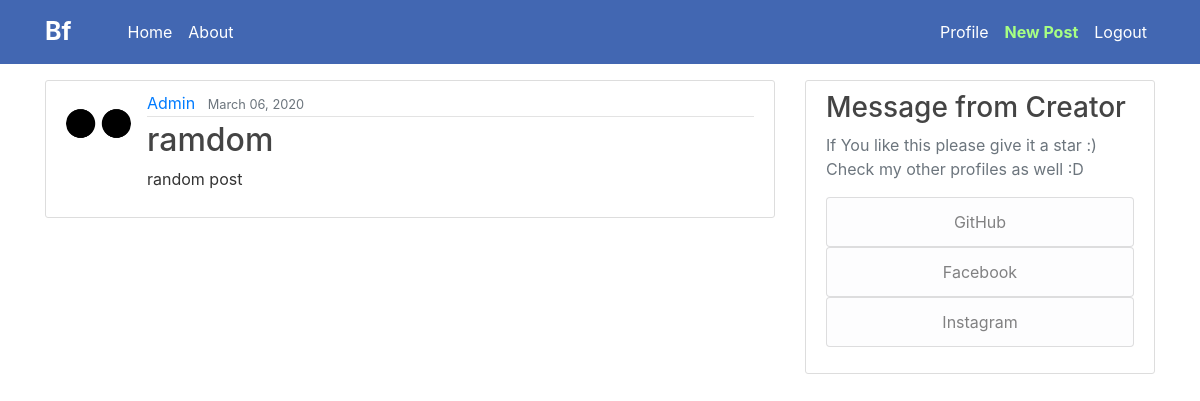
Before: / (signed in) with the older database file.
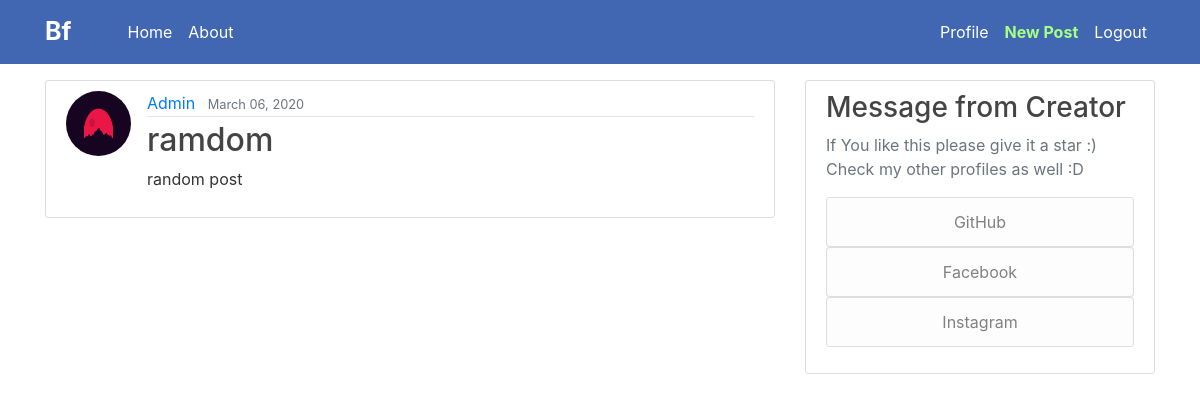
After: the same page with the newer database file.
### blog/models.py (models this page shows, shortened)
class Post(models.Model):
    author = models.ForeignKey(User, on_delete=models.CASCADE)
    content = models.TextField()
    date_posted = models.DateTimeField(default=timezone.now)
    title = models.CharField(max_length=20)

### users/models.py (models this page shows, shortened)
class Profile(models.Model):
    user = models.OneToOneField(User, on_delete=models.CASCADE)
    image = models.ImageField(default='default.png', upload_to='profile_pics')

### blog/views.py (the view)
# urls.py: path('', PostListView.as_view(), name='blog-home'),
class PostListView(LoginRequiredMixin, ListView):
    model = Post
    template_name = 'blog/home.html'
    context_object_name = 'posts'
    ordering = ['-date_posted']

### blog/templates/blog/home.html (shortened to what this page needs)
{% extends "blog/base.html" %}
    {% block content %}
        {% for post in posts %}
            <article class="media content-section">
                <img src="{{ post.author.profile.image.url }}" class="rounded-circle article-img" alt="">
              <div class="media-body">
                <div class="article-metadata">
                  <a class="mr-2" href="#">{{ post.author }}</a>
                  <small class="text-muted">{{ post.date_posted|date:"F d, Y" }}</small>
                </div>
                <h2><a class="article-title" href="#">{{ post.title }}</a></h2>
                <p class="article-content">{{ post.content }}</p>
              </div>
            </article>
        {% endfor %}
    {% endblock content %}

Changed rows visible on the page:
changed through a linked row, Post "ramdom": author.profile.image: picture added in place of a placeholder
